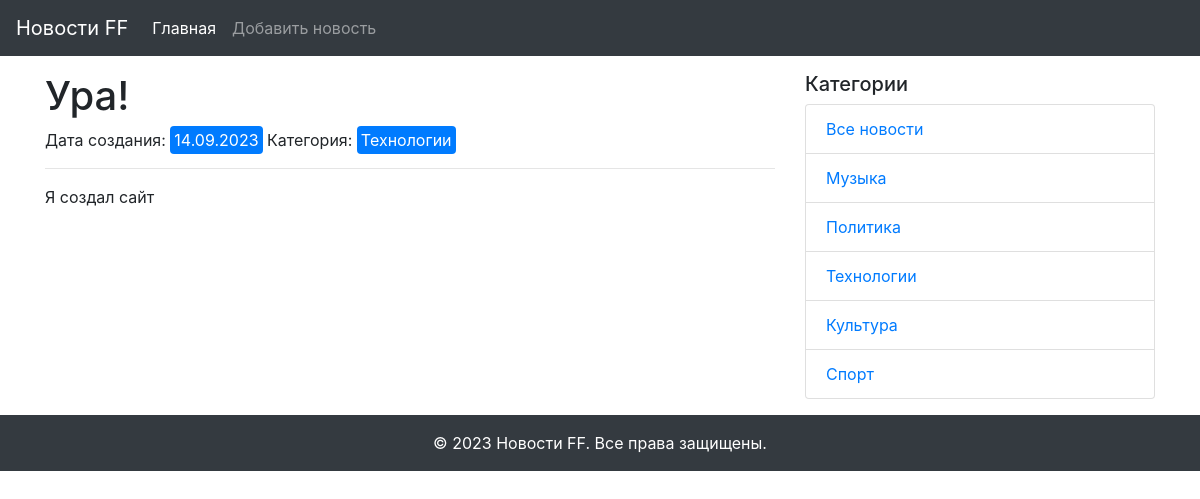
Page /news_detail/2 on the committed database.
### models.py (models this page shows, shortened)
class News(db.Model):
    id = db.Column(db.Integer, primary_key=True)
    title = db.Column(db.String(255), unique=False, nullable=False)
    text = db.Column(db.Text, nullable=False)
    created_date = db.Column(db.DateTime, default=datetime.now)
    category_id = db.Column(db.Integer, db.ForeignKey('category.id'), nullable=False)
    category = db.relationship('Category', back_populates='news')

class Category(db.Model):
    id = db.Column(db.Integer, primary_key=True)
    title = db.Column(db.String(255), nullable=False)
    news = db.relationship('News', back_populates='category')

### views.py (the view)
@app.route('/news_detail/<int:id>')
def news_detail(id):
    categories_list = Category.query.all()
    news = News.query.get(id)
    return render_template(
        'news_detail.html',
        news=news,
        categories_list=categories_list
    )

### templates/news_detail.html (shortened to what this page needs)
{% extends "base.html" %}
{% block content %}
  <h1>{{ news.title }}</h1>
  <p>
    Дата создания: <span class="bg-primary border border-0 rounded text-white p-1">{{ news.created_date.strftime('%d.%m.%Y') }}</span>
    Категория: <a href="{{ url_for('news_in_category', id=news.category.id) }}" class="bg-primary border border-0 rounded text-white p-1">{{ news.category.title }}</a>
  </p>
  <hr>
  <p>{{ news.text }}</p>
{% endblock content %}

### templates/side_navigation.html
<div class="col-md-4">
  <h5>Категории</h5>
  <ul class="list-group">
    <li class="list-group-item"><a href="{{ url_for('index') }}">Все новости</a></li>
    {% for category in categories_list %}
      <li class="list-group-item"><a href="{{ url_for('news_in_category', id=category.id) }}">{{ category.title }}</a></li>
    {% endfor %}
  </ul>
</div>

### rows in the picture
News: title "Ура!", created_date "14.09.2023", text "Я создал сайт"
Category: category "Технологии", title "Технологии"
Category: title "Музыка"
Category: title "Политика"
Category: title "Культура"
Category: title "Спорт"
